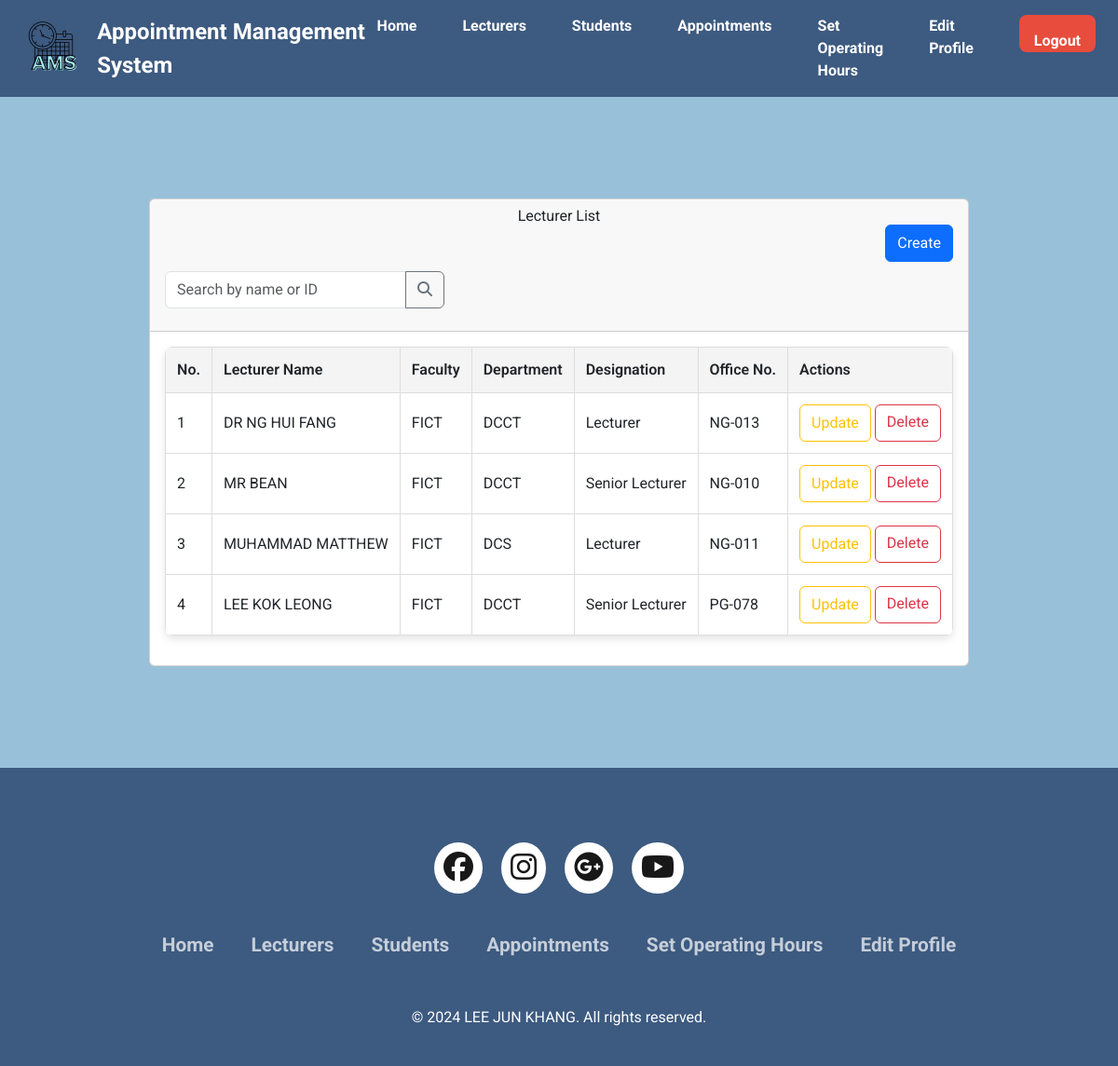
/lecturer_view_admin.php (signed in), run on the app's committed database.
### tables this page shows
CREATE TABLE `lecturers` (
  `id` bigint(11) NOT NULL,
  `user_id` bigint(11) NOT NULL,
  `username` varchar(100) NOT NULL,
  `faculty` varchar(100) NOT NULL,
  `department` varchar(100) NOT NULL,
  `designation` varchar(50) NOT NULL,
  `office_no` text DEFAULT NULL
);

CREATE TABLE `users` (
  `id` bigint(11) NOT NULL,
  `username` varchar(100) NOT NULL,
  `email` varchar(100) NOT NULL,
  `role_id` int(1) NOT NULL,
  `reg_date` datetime NOT NULL,
  `password` varchar(255) NOT NULL,
  `contact_number` varchar(15) NOT NULL
);

### lecturer_view_admin.php (the view, shortened to what this page needs)
<?php
include("database.php");
$email = isset($_SESSION['email']) ? $_SESSION['email'] : null;
$query = "SELECT users.*, roles.role_name
          FROM users
          JOIN roles ON users.role_id = roles.id
          WHERE users.email = ?";
$stmt = $con->prepare($query);
$stmt->bind_param("s", $email);
$stmt->execute();
$result = $stmt->get_result();
$user = $result->fetch_assoc();
$res_id = $user['id'];
$lecturers_query = "SELECT users.id, users.username, users.email, users.contact_number, lecturers.department, lecturers.faculty, lecturers.designation, lecturers.office_no
                    FROM users
                    JOIN lecturers ON users.id = lecturers.user_id
                    WHERE users.role_id = 1
                    ORDER BY users.id DESC";
$stmt = $con->prepare($lecturers_query);
$stmt->execute();
$lecturers_result = $stmt->get_result();
$lecturers = [];
while ($row = $lecturers_result->fetch_assoc()) {
    $lecturers[] = $row;
}
?>
<!DOCTYPE html>
<html lang="en">
<head>
    <link rel="stylesheet" href="css/style.css">
    <link href="https://cdn.jsdelivr.net/npm/bootstrap@5.3.3/dist/css/bootstrap.min.css" rel="stylesheet"
>
    <link rel="stylesheet" type="text/css"
        href="https://cdnjs.cloudflare.com/ajax/libs/font-awesome/6.6.0/css/all.min.css">
    <link rel="stylesheet" href="https://unicons.iconscout.com/release/v4.0.0/css/line.css">
    <link href="https://cdn.jsdelivr.net/npm/tailwindcss@2.2.19/dist/tailwind.min.css" rel="stylesheet">
    <script src="https://cdn.tailwindcss.com"></script>
</head>
<body class="main-box top">
    <header>
        <nav class="navbar">
            <div class="navdiv">
                <div class="image-container">
                    <a href="home_admin.php"><img src="assets/images/logo.png" alt="logo" class="nav-logo"
                            style="width: 70px; height: auto;"></a>
                    <a href="home_admin.php" class="logo-text">Appointment Management System</a>
                </div>
                <ul>
                    <li><a href="home_admin.php">Home</a></li>
                    <li><a href="lecturer_view_admin.php">Lecturers</a></li>
                    <li><a href="student_view_admin.php">Students</a></li>
                    <li><a href="appointment_view_admin.php">Appointments</a></li>
                    <li><a href="set_operating_hours.php">Set Operating Hours</a></li>
                    <li><a href="edit_profile_admin.php?id=<?php echo $res_id; ?>">Edit Profile</a></li>
                    <li><button><a href="logout.php" class="logout-btn">Logout</a></button></li>
                </ul>
            </div>
        </nav>
    </header>
    <main>
        <div class="container">
            <div class="row">
                <div class="col-md-12">
                    <div class="card">
                        <div class="card-header">
                            <h2 style="text-align: center;">Lecturer List</h2>
                            <div class="d-grid gap-2 d-md-flex justify-content-md-end">
                                <button type="button" class="btn btn-primary" data-bs-toggle="modal"
                                    data-bs-target="#createModal">
                                    <p>Create</p>
                                </button>
                            </div>
                            <div class="input-group mb-3" style="max-width: 300px; margin-top: 10px;">
                                <input type="text" class="form-control" id="searchInput"
                                    placeholder="Search by name or ID">
                                <button class="btn btn-outline-secondary" type="button" id="searchButton">
                                    <i class="fas fa-search"></i>
                                </button>
                            </div>
                        </div>
                        <div class="card-body">
                            <table class="product-table" id="lecturerTable">
                                <thead>
                                    <tr>
                                        <th>No.</th>
                                        <th>Lecturer Name</th>
                                        <th>Faculty</th>
                                        <th>Department</th>
                                        <th>Designation</th>
                                        <th>Office No.</th>
                                        <th>Actions</th>
                                    </tr>
                                </thead>
                                <tbody>
                                    <?php
                                    $count = 1;
                                    if ($lecturers_result->num_rows === 0) {
                                        echo "<tr><td colspan='7' style='text-align: center;'>No lecturers found.</td></tr>";
                                    } else {
                                        foreach ($lecturers as $lecturer) {
                                    ?>
                                            <tr>
                                                <td><?php echo $count; ?></td>
                                                <td><?php echo htmlspecialchars($lecturer["username"]); ?></td>
                                                <td><?php echo htmlspecialchars($lecturer["faculty"] ?? 'N/A'); ?></td>
                                                <td><?php echo htmlspecialchars($lecturer["department"] ?? 'N/A'); ?></td>
                                                <td><?php echo htmlspecialchars($lecturer["designation"] ?? 'N/A'); ?></td>
                                                <td><?php echo htmlspecialchars($lecturer["office_no"] ?? 'N/A'); ?></td>
                                                <td>
                                                    <button type="button" class="btn btn-outline-warning" data-bs-toggle="modal"
                                                        data-bs-target="#updateModal"
                                                        data-id="<?php echo $lecturer['id']; ?>">Update</button>
                                                    <a href="lecturer_view_admin.php?delete_id=<?php echo $lecturer['id']; ?>"
                                                        class="btn btn-outline-danger"
                                                        onclick="return confirm('Are you sure you want to delete this lecturer?')">Delete</a>
                                                </td>
                                            </tr>
                                    <?php
                                            $count++;
                                        }
                                    }
                                    ?>
                                </tbody>
                            </table>
                        </div>
                    </div>
                </div>
            </div>
        </div>
    </main>
    <footer class="footer">
        <div class="footer-container">
            <div class="footer-icons">
                <a href=""><i class="fa-brands fa-facebook"></i></a>
                <a href=""><i class="fa-brands fa-instagram"></i></a>
                <a href=""><i class="fa-brands fa-google-plus"></i></a>
                <a href=""><i class="fa-brands fa-youtube"></i></a>
            </div>
            <div class="footer-nav">
                <ul>
                    <li><a href="home_admin.php">Home</a></li>
                    <li><a href="lecturer_view_admin.php">Lecturers</a></li>
                    <li><a href="student_view_admin.php">Students</a></li>
                    <li><a href="appointment_view_admin.php">Appointments</a></li>
                    <li><a href="set_operating_hours.php">Set Operating Hours</a></li>
                    <li><a href="edit_profile_admin.php?id=<?php echo $res_id; ?>">Edit Profile</a></li>
                </ul>
            </div>
            <div class="footer-bottom">
                <p>© 2024 LEE JUN KHANG. All rights reserved.</p>
            </div>
        </div>
    </footer>
</body>
</html>

### css/style.css (style rules this page uses)
* { padding: 0; margin: 0; box-sizing: border-box; font-family: 'Roboto', sans-serif; }
body { background: #98C1D9; }
.container { display: flex; align-items: center; justify-content: center; min-height: 90vh; }
.navdiv { text-decoration: none; display: flex; align-items: center; justify-content: space-between; }
.btn { height: 40px; background: #3D5A80; color: white; font-size: 16px; font-weight: bold; border: 2px solid #3D5A80; border-radius: 5px; cursor: pointer; transition: background 0.3s ease, color 0.3s ease, border-color 0.3s ease; text-align: center; line-height: 40px; }
.logout-btn { height: 40px; background-color: red; color: white; font-size: 16px; font-weight: bold; border: 2px solid red; border-radius: 8px; cursor: pointer; text-align: center; line-height: 40px; padding: 0; margin: 0; box-sizing: border-box; display: inline-block; transition: background-color 0.3s ease, color 0.3s ease, border-color 0.3s ease; }
footer { background-color: #3D5A80; }
.footer-container { width: 100%; padding: 70px 30px 20px; }
.footer-icons { display: flex; justify-content: center; }
.footer-icons a { text-decoration: none; padding: 10px; background-color: white; margin: 10px; border-radius: 50%; }
.footer-icons a i { font-size: 2em; color: black; opacity: 0.9; }
.footer-nav { margin: 30px 0; }
.footer-nav ul { display: flex; justify-content: center; }
.footer-nav ul li a { color: white; margin: 20px; text-decoration: none; font-size: 1.3em; opacity: 0.7; transition: 0.5s; }
.footer-bottom { background-color: #3D5A80; padding: 20px; text-align: center; }
.footer-bottom p { color: white; }
.navbar { background: #3D5A80; font-family: calibri; padding-right: 15px; padding-left: 15px; }
.navdiv { display: flex; align-items: center; justify-content: space-between; }
.navdiv ul li a { text-decoration: none; }
.logo-text { font-size: 30px; font-weight: 60; color: white; text-decoration: none; }
.image-container img { width: 100px; height: auto; display: flex; align-items: center; }
.image-container { display: flex; align-items: center; }
.nav-logo { width: 100px; height: auto; margin-right: 10px; }
li { list-style: none; display: inline-block; }
li a { color: white; font-size: 18px; font-weight: bold; margin-right: 25px; }
.product-table { width: 100%; border-collapse: collapse; background-color: #fff; border-radius: 8px; overflow: hidden; box-shadow: 0 4px 8px rgba(0, 0, 0, 0.1); }
.product-table th, .product-table td { padding: 12px; border: 1px solid #ddd; }
.product-table th { background-color: #f2f2f2; font-weight: bold; }

### lecturer_view_admin.php (style rules this page uses)
body { background: #98C1D9; }
.main-box { min-height: 100vh; display: flex; flex-direction: column; justify-content: space-between; }
.navbar { background-color: #3D5A80; padding: 1rem 1.5rem; display: flex; justify-content: space-between; align-items: center; }
.navdiv { display: flex; align-items: center; width: 100%; justify-content: space-between; }
.image-container { display: flex; align-items: center; gap: 1rem; }
.logo-text { font-size: 1.5rem; font-weight: bold; color: white; text-decoration: none; }
.navdiv ul { list-style: none; display: flex; gap: 1.5rem; margin: 0; padding: 0; }
.navdiv ul li a { color: white; text-decoration: none; font-size: 1rem; transition: color 0.3s; }
.logout-btn { background-color: #e74c3c; color: white; padding: 0.5rem 1rem; border: none; border-radius: 0.5rem; cursor: pointer; transition: background-color 0.3s; }
.product-table { width: 100%; border-collapse: collapse; margin-bottom: 1rem; }
.product-table th, .product-table td { padding: 0.75rem; text-align: left; border-bottom: 1px solid #ddd; }
.product-table th { background-color: #f4f4f4; font-weight: 600; }

### data on the page
lecturers: user.username "DR NG HUI FANG", faculty "FICT", department "DCCT", designation "Lecturer", office_no "NG-013"
lecturers: user.username "MR BEAN", faculty "FICT", department "DCCT", designation "Senior Lecturer", office_no "NG-010"
lecturers: user.username "MUHAMMAD MATTHEW", faculty "FICT", department "DCS", designation "Lecturer", office_no "NG-011"
lecturers: user.username "LEE KOK LEONG", faculty "FICT", department "DCCT", designation "Senior Lecturer", office_no "PG-078"
